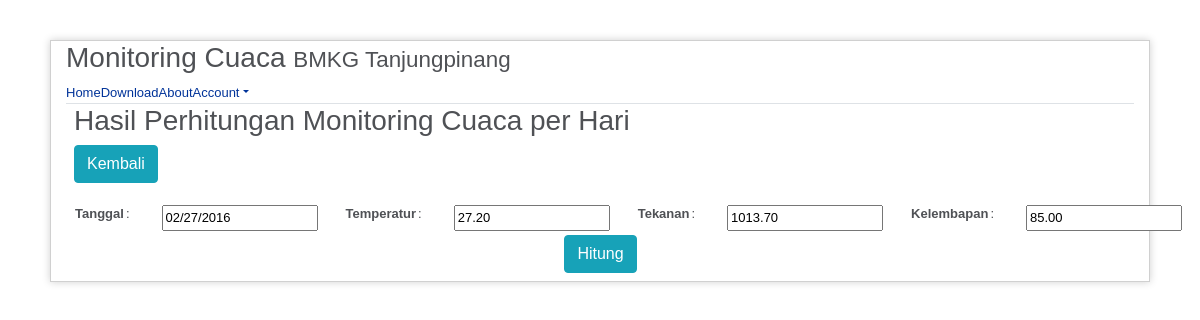
Page /hitung.php?id=58 on the committed database.
### tables this page shows
CREATE TABLE IF NOT EXISTS `cuaca_harian` (
`id` int(11) NOT NULL,
  `tanggal` varchar(15) NOT NULL,
  `temperatur` decimal(15,2) NOT NULL,
  `tekanan` decimal(15,2) NOT NULL,
  `kelembapan` decimal(15,2) NOT NULL,
  `temp_max` decimal(15,2) NOT NULL,
  `temp_min` decimal(15,2) NOT NULL,
  `tek_max` decimal(15,2) NOT NULL,
  `tek_min` decimal(15,2) NOT NULL,
  `lemb_max` decimal(15,2) NOT NULL,
  `lemb_min` decimal(15,2) NOT NULL,
  `jumlah` decimal(15,2) NOT NULL
);

### hitung.php (the view, shortened to what this page needs)
<?php
$base_url = 'http://'.$_SERVER['HTTP_HOST'].'/monitoringcuaca/';
isset ($_GET['app']) ? $app = $_GET['app'] : $app = 'home';
?>
<!DOCTYPE html>
<html lang="en">
<head>
	<link href="<?php echo $base_url;?>asset/css/bootstrap.min.css" rel="stylesheet">
	<link href="<?php echo $base_url;?>asset/css/bootstrap-responsive.min.css" rel="stylesheet">
	<link href="<?php echo $base_url;?>asset/css/style.css" rel="stylesheet">
</head>
<body>
<div id="container">
	<div class="container-fluid">
		<div class="row-fluid">
			<div class="span12">
				<div class="page-header"><h3>Monitoring Cuaca <small> BMKG Tanjungpinang</small></h3></div>
				<ul class="nav nav-tabs">
					<li <?php echo $app=='home'?'class=""':'';?>><a href="index.php"><i class="icon-home"></i> Home</a></li>
					<li <?php echo $app=='download'?'class=""':'';?>><a href="index.php?app=download"><i class="icon-check"></i> Download</a></li>
					<li <?php echo $app=='about'?'class=""' :'';?>><a href="index.php?app=about"><i class="icon-thumbs-up"></i> About</a></li>
					<li class="dropdown pull-right">
						<?php if (isset($_SESSION['nama'])):?>
						<a href="#" data-toggle="dropdown" class="dropdown-toggle"><i class="icon-user"></i> <?php echo $_SESSION['nama'];?> <strong class="caret"></strong></a>
						<ul class="dropdown-menu">
							<li><a href="logout.php"><i class="icon-off"></i> Logout</a></li>
							<?php else:?>
						<a href="#" data-toggle="dropdown" class="dropdown-toggle"><i class="icon-user"></i> Account<strong class="caret"></strong></a>
							<?php endif;?>
					</li>
				</ul>
			</div>
		</div>
	</div>
<div id="content">
<h3>Hasil Perhitungan Monitoring Cuaca per Hari</h3>
<a href="datacuaca.php?halaman=1.php" class="btn btn-info" role="button">Kembali</a>
<?php
$id = $_GET['id'];
$show = mysql_query("SELECT * FROM cuaca_harian WHERE id='$id'");
if(mysql_num_rows($show) == 0){
    echo '<script>window.history.back()</script>';
}else{
    $data = mysql_fetch_assoc($show);
}
?>
<center>
	<table>
		<tr>
			<td valign="top"><label><b>Tanggal</label></td>
			<td valign="top">:</td>
			<td><input class="span2" placeholder="Tanggal" type="text" name="tanggal" value="<?php echo $data['tanggal']; ?>" readonly></td>
            <td></td>
            <td></td>
            <td></td>
            <td></td>
            <td></td>
            <td></td>
            <td></td>
            <td></td>
            <td></td>
            <td></td>
            <td></td>
            <td></td>
            <td></td>
            <td valign="top"><label><b>Temperatur</label></td>
			<td valign="top">:</td>
			<td><input class="span2" placeholder="Temperatur" type="text" name="temperatur" value="<?php echo $data['temperatur']; ?>" readonly></td>
            <td></td>
            <td></td>
            <td></td>
            <td></td>
            <td></td>
            <td></td>
            <td></td>
            <td></td>
            <td></td>
            <td></td>
            <td></td>
            <td></td>
            <td></td>
            <td valign="top"><label><b>Tekanan</label></td>
			<td valign="top">:</td>
			<td><input class="span2" placeholder="Tekanan" type="text" name="tekanan" value="<?php echo $data['tekanan']; ?>" readonly></td>
            <td></td>
            <td></td>
            <td></td>
            <td></td>
            <td></td>
            <td></td>
            <td></td>
            <td></td>
            <td></td>
            <td></td>
            <td></td>
            <td></td>
            <td></td>
            <td valign="top"><label><b>Kelembapan</label></td>
			<td valign="top">:</td>
			<td><input class="span2" placeholder="Kelembapan" type="text" name="kelembapan" value="<?php echo $data['kelembapan']; ?>" readonly></td>
        </tr>
	</table>
    <table>
		<tr>
			<td><input class="span2" placeholder="Tanggal" type="hidden" name="tanggal" value="<?php echo $data['tanggal']; ?>" readonly></td>
            <td></td>
            <td></td>
            <td></td>
            <td></td>
            <td></td>
            <td></td>
            <td></td>
            <td></td>
            <td></td>
            <td></td>
            <td></td>
            <td></td>
            <td></td>
			<td><input class="span2" placeholder="Temperatur" type="hidden" name="temperatur" value="<?php echo $data['temperatur']; ?>" id="temperatur" readonly></td>
            <td></td>
            <td></td>
            <td></td>
            <td></td>
            <td></td>
            <td></td>
            <td></td>
            <td></td>
            <td></td>
            <td></td>
            <td></td>
            <td></td>
            <td></td>
			<td><input class="span2" placeholder="Tekanan" type="hidden" name="tekanan" value="<?php echo $data['tekanan']; ?>" id="tekanan" readonly></td>
            <td></td>
            <td></td>
            <td></td>
            <td></td>
            <td></td>
            <td></td>
            <td></td>
            <td></td>
            <td></td>
            <td></td>
            <td></td>
            <td></td>
            <td></td>
			<td><input class="span2" placeholder="Kelembapan" type="hidden" name="kelembapan" value="<?php echo $data['kelembapan']; ?>" id="kelembaban" readonly></td>
        </tr>
	</table>
    <center><button id="hitung" onclick="hitung()" class="btn btn-info">Hitung</button>
		<h3 id="output"> </h3></center>
    </center>

### asset/css/style.css (style rules this page uses)
body { background-color: #fff; margin: 40px; font: 13px/20px normal Helvetica, Arial, sans-serif; color: #4F5155; }
a { color: #003399; background-color: transparent; font-weight: normal; }
#content { margin: 0 22px 0 23px; }
#container { margin: 10px; border: 1px solid #D0D0D0; -webkit-box-shadow: 0 0 8px #D0D0D0; }
td { white-space:inherit; }

### rows in the picture
cuaca_harian: tanggal "02/27/2016", temperatur "27.20", tekanan "1013.70", kelembapan "85.00"
